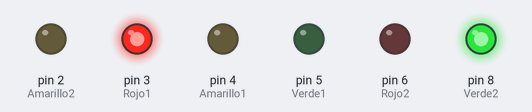
A sketch run on a simulated Arduino Uno, built with avr-gcc and run on an emulated ATmega328P. On the bench: output pins drawn as LEDs (lit = HIGH).

Above: at 5.0 s.
At 9.0 s:
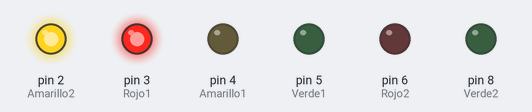
At 13.0 s:
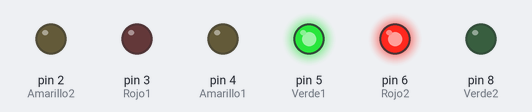
At 17.0 s:
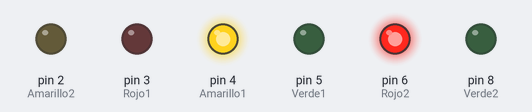
Timing chart, 0 to 22.8 s (numbered marks = the images above):
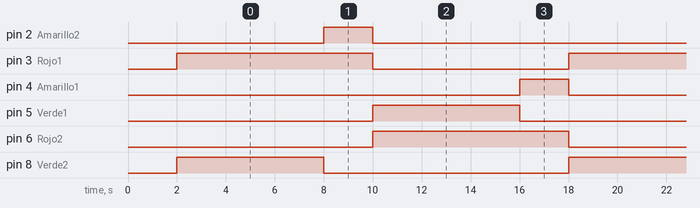

The sketch:

ejercicio_4.ino
```cpp
int Rojo1 = 3;

int Amarillo1 = 4;

int Verde1 = 5;

int Rojo2 = 6;

int Amarillo2 = 2;

int Verde2 = 8;

int tiempo1 = 6000;

int tiempo2 = 2000;


void setup()

{

  pinMode(Rojo1, OUTPUT);
  delay(2000);
  pinMode(Amarillo1, OUTPUT);

  pinMode(Verde1, OUTPUT);

  pinMode(Rojo2, OUTPUT);

  pinMode(Amarillo2, OUTPUT);

  pinMode(Verde2, OUTPUT);

}


void loop()

{

  digitalWrite(Rojo1, HIGH);

  digitalWrite(Amarillo1, LOW);

  digitalWrite(Verde1, LOW);

  digitalWrite(Rojo2, LOW);

  digitalWrite(Amarillo2, LOW);

  digitalWrite(Verde2, HIGH);

  delay(tiempo1);

  digitalWrite(Rojo1, HIGH);

  digitalWrite(Amarillo1, LOW);

  digitalWrite(Verde1, LOW);

  digitalWrite(Rojo2, LOW);

  digitalWrite(Amarillo2, HIGH);

  digitalWrite(Verde2, LOW);

  delay(tiempo2);

  digitalWrite(Rojo1, LOW);

  digitalWrite(Amarillo1, LOW);

  digitalWrite(Verde1, HIGH);

  digitalWrite(Rojo2, HIGH);

  digitalWrite(Amarillo2, LOW);

  digitalWrite(Verde2, LOW);

  delay(tiempo1);

  digitalWrite(Rojo1, LOW);

  digitalWrite(Amarillo1, HIGH);

  digitalWrite(Verde1, LOW);

  digitalWrite(Rojo2, HIGH);

  digitalWrite(Amarillo2, LOW);

  digitalWrite(Verde2, LOW);

  delay(tiempo2);

}
```

Measured:
- by itself, pin 2 (Amarillo2), pin 4 (Amarillo1): alternates HIGH for 2.0 s and LOW for 14.0 s
- by itself, pin 3 (Rojo1), pin 6 (Rojo2): alternates HIGH for 8.0 s and LOW for 8.0 s
- by itself, pin 5 (Verde1), pin 8 (Verde2): alternates HIGH for 6.0 s and LOW for 10.0 s
